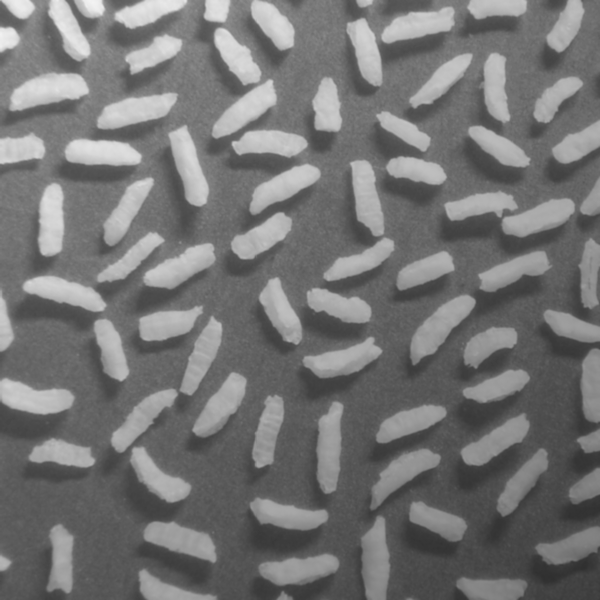
%> input picture Projeto 8/rice-shaded.tif, 600 x 600 px
$ octave mainThres.m   (GNU Octave 9; MATLAB toolbox functions it lacks are replaced by stand-ins)
%> lines starting %> are read from the running program, lines starting %| are printed output that depends on the picture; in (x1, y1, x2, y2) boxes, pixels count from 0 and x2, y2 are one past the last pixel; in counts of white or black regions, pixels touching at a corner belong together; the program's own positions count from 1
%> further down, f is the input picture: size 600x600 uint8; min 47, max 243, mean 116.4
### Projeto 8/globalThresh.m
function g = globalThresh(f, delT)
%> called with delT = 0.01
    f = im2double(f);
%> f: size 600x600 double
    Id = f;
    T = 0.5*(min(min(Id))+max(max(Id)));
%> T = 0.569
    deltaT = delT;
    done = false;

    while ~done
        s = Id >= T;
        Tnext = 0.5*(mean(Id(s)) + mean(Id(~s)));
        done = abs(T - Tnext) < deltaT;
        T = Tnext;
    end
%> this loop made 2 passes
%> (Tnext, done, T) on passes 1 to 2: (0.54, false, 0.54), (0.53, true, 0.53)
%> pass 1, in globalThresh, `s = Id >= T;`:
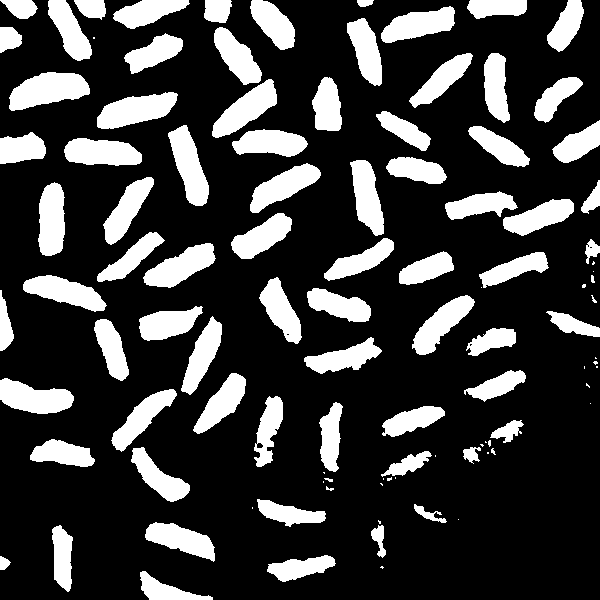
%> s: size 600x600 logical; 23.5% white; 105 white regions (27 under 20 px), largest, box (x1, y1, x2, y2) and area: (9, 72, 90, 111) 2072, (97, 92, 178, 129) 1869, (168, 125, 209, 206) 1772
%> pass 2, in globalThresh, `s = Id >= T;`:
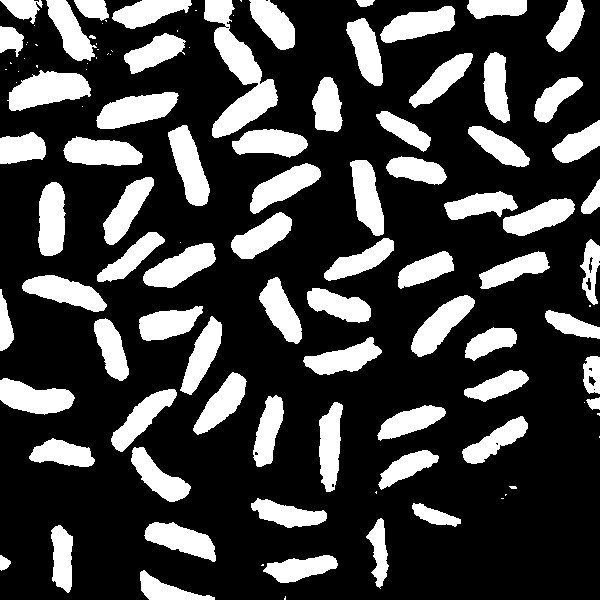
%> s: size 600x600 logical; 25.9% white; 111 white regions (36 under 20 px), largest, box (x1, y1, x2, y2) and area: (204, 0, 278, 138) 3897, (7, 70, 91, 111) 2177, (96, 92, 179, 129) 1933
    g = T;
%> g = 0.53
end

### Projeto 8/mainThres.m
clc; clear; close all;
f = imread('rice-shaded.tif');
figure(1);
imshow(f);
title('Imagem Original em Escala de Cinza');

g = globalThresh(f, 0.01);
%> g = 0.53

figure(2);
d=im2bw(f,g);
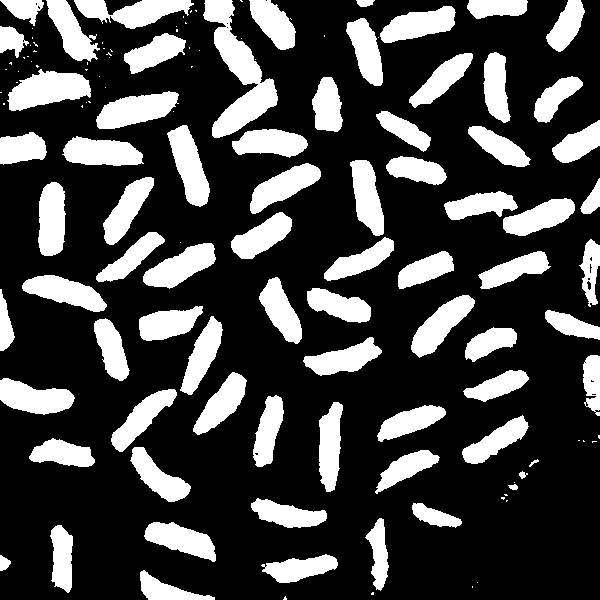
%> d: size 600x600 logical; 26.5% white; 130 white regions (56 under 20 px), largest, box (x1, y1, x2, y2) and area: (203, 0, 278, 138) 3975, (7, 69, 91, 111) 2221, (96, 91, 179, 129) 1963
imshow(d);
title('Limiar Global');
